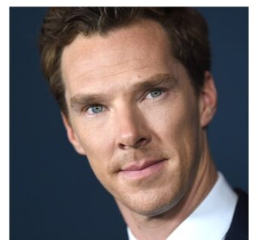
#> input picture 22.12.07_d46_image/data/face01.png, 258 x 250 px, found by its file name
$ python 3_2_face_eye_detect.py
#> lines starting #> are read from the running program, lines starting #| are printed output that depends on the picture; after the words box and inside, x2 and y2 are one past the last pixel; in counts of white or black regions, pixels touching at a corner belong together
import cv2
import numpy as np

face_xml_path = "./22.12.07_d46_image/data/haarcascade_frontalface_default.xml"
eye_xml_path  = "./22.12.07_d46_image/data/haarcascade_eye.xml"
image_path1    = "./22.12.07_d46_image/data/face.png"
image_path2    = "./22.12.07_d46_image/data/face01.png"

#### 1. face_casecase & eye_cascase objects 생성
face_cascade = cv2.CascadeClassifier(face_xml_path)
eye_cascade  = cv2.CascadeClassifier(eye_xml_path)

#### 2. 얼굴 데이터
image = cv2.imread(image_path2)
#> image is the input picture: shape (250, 258, 3); mean B, G, R 110.6, 111, 120.6
cv2.imshow("1. Original", image)
cv2.waitKey(0)

#### 3. 얼굴 감지 바운딩 박스
gray_image = cv2.cvtColor(image, cv2.COLOR_BGR2GRAY)  # gray
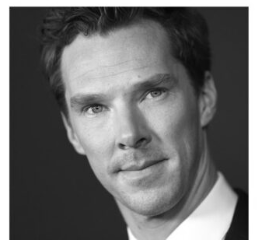
#> gray_image: shape (250, 258); min 5, max 255, mean 113.8
faces = face_cascade.detectMultiScale(gray_image, 1.1, 4)  # face variable
#> faces = [[47, 39, 156, 156]]
# detectMultiScale(그레이 이미지, 축소할 이미지 배율 인수, 이웃의 최소 수)
for (x, y, w, h) in faces:  # 얼굴 주변 rectangle 정의
    cv2.rectangle(image, (x, y), (x+w, y+h) , (0,255,0), 3)
#> this loop made 1 pass
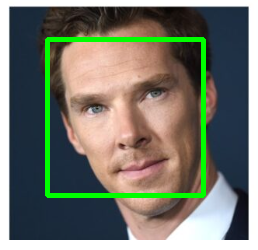
#> image: shape (250, 258, 3); 4.82% of pixels changed, all inside (x1, y1, x2, y2) = (45, 37, 206, 198)
cv2.imshow("2. Face", image)
cv2.waitKey(0)

#### 4. 눈 감지 바운딩 박스
roi_gray  = gray_image[y:(y+h), x:(x+w)]
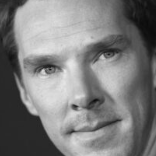
#> roi_gray: shape (156, 156); min 11, max 231, mean 124.6
roi_image = image[y:(y+h), x:(x+w)]
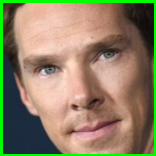
#> roi_image: shape (156, 156, 3); mean B, G, R 100.3, 128.2, 141.1
eyes = eye_cascade.detectMultiScale(roi_gray, 1.1, 4) # eyes variable
#> eyes = [[81, 41, 30, 30], [31, 55, 29, 29]]
index = 0
for (ex, ey, ew, eh) in eyes:  # 눈 두개 분리
    if index == 0:
        eye_1 = (ex, ey, ew, eh)
    elif index == 1:
        eye_2 = (ex, ey, ew, eh)
    # 눈 주변 rectangle 정의
    cv2.rectangle(roi_image, (ex,ey), (ex+ew, ey+eh), (0,0,255), 3)
    index += 1
#> this loop made 2 passes
#> (ex, ey, ew, eh, index) on passes 1 to 2: (81, 41, 30, 30, 1), (31, 55, 29, 29, 2)
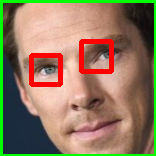
#> roi_image: shape (156, 156, 3); 4.75% of pixels changed, all inside (x1, y1, x2, y2) = (29, 39, 114, 87)
#> after the loop, index = 2
cv2.imshow("3. Eyes", image)
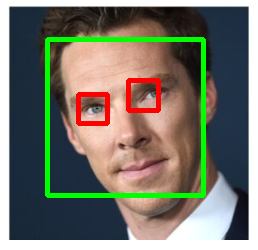
#> window '3. Eyes': shape (250, 258, 3); mean B, G, R 104.7, 116.9, 117.3
cv2.imwrite("./22.12.07_d46_image/data/man_cascade.png", image)
cv2.waitKey(0)
